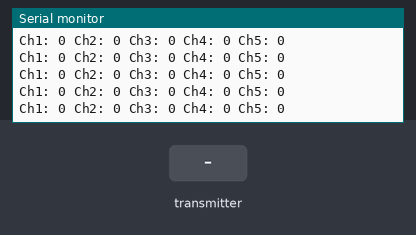
Bench run of a sketch on a simulated Arduino Mega 2560, built with avr-gcc and run on an emulated ATmega2560. On the bench: the last lines printed to the serial monitor. The inputs (shaded band) are chosen by the test bench.

Above: at 4.2 s.
4.3 s: the transmitter starts sending readChannel.1 = 2000
At 5.0 s:
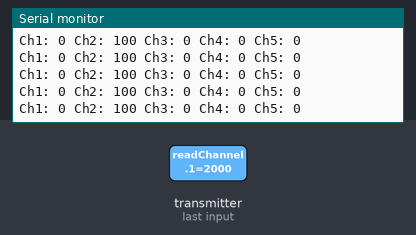
7.3 s: the transmitter starts sending readChannel.2 = 1250
At 7.9 s:
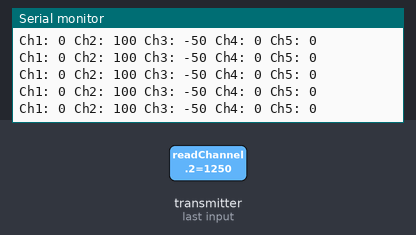
10.3 s: the transmitter starts sending readChannel.3 = 1250
At 11.3 s:
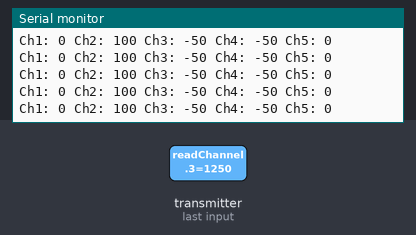
13.3 s: the transmitter starts sending readChannel.1 = 1000
At 13.9 s:
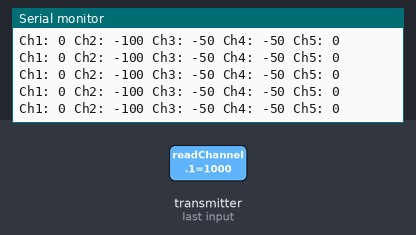
16.3 s: the transmitter starts sending readChannel.0 = 1250
At 17.3 s:
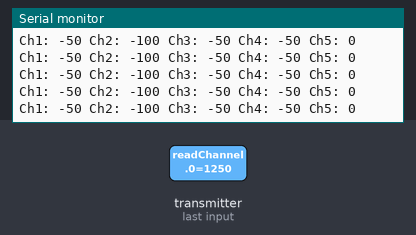
Timing chart, 0 to 19.3 s (numbered marks = the images above; inputs shaded):
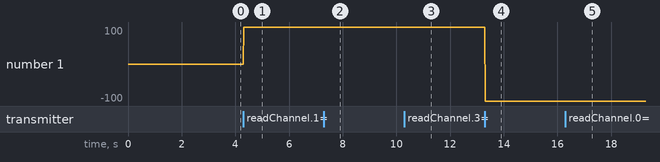

Measured:
- after the input at 4.3 s, the serial monitor: prints a new line at once (image 1)
- after the input at 7.3 s, the serial monitor: prints a new line at once (image 2)
- after the input at 10.3 s, the serial monitor: prints a new line at once (image 3)
- after the input at 13.3 s, the serial monitor: prints a new line at once (image 4)
- after the input at 16.3 s, the serial monitor: prints a new line at once (image 5)
- plotted number 1: 0 → 100 after the input at 4.3 s, 100 → -100 after the input at 13.3 s

The sketch:

BaseFLYSKYibuscode.ino
```cpp
#include <IBusBM.h>

IBusBM ibusRc;

HardwareSerial& ibusRcSerial = Serial1;
HardwareSerial& debugSerial = Serial;

void setup() {
  debugSerial.begin(74880);
  ibusRc.begin(ibusRcSerial);
}

// Read the number of a given channel and convert to the range provided.
// If the channel is off, return the default value
int readChannel(byte channelInput, int minLimit, int maxLimit, int defaultValue){
  uint16_t ch = ibusRc.readChannel(channelInput);
  if (ch < 100) return defaultValue;
  return map(ch, 1000, 2000, minLimit, maxLimit);
}

// Red the channel and return a boolean value
bool redSwitch(byte channelInput, bool defaultValue){
  int intDefaultValue = (defaultValue)? 100: 0;
  int ch = readChannel(channelInput, 0, 100, intDefaultValue);
  return (ch > 50);
}

void loop() {
  for (byte i = 0; i<4; i++){
    int value = readChannel(i, -100, 100, 0);
    debugSerial.print("Ch");
    debugSerial.print(i + 1);
    debugSerial.print(": ");
    debugSerial.print(value);
    debugSerial.print(" ");
  }
  debugSerial.print("Ch5: ");
  debugSerial.print(redSwitch(4, false));
  debugSerial.println();
  delay(10);
}
```
